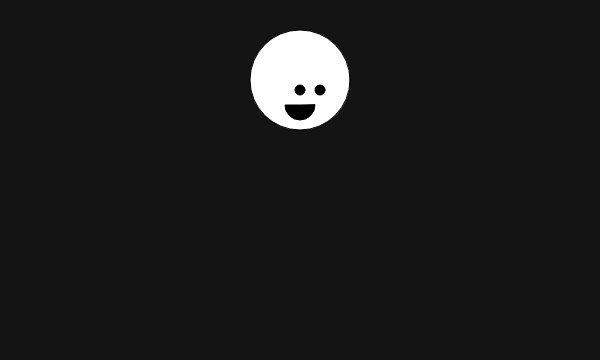
Frame 1 (no input)
Frame 60 (no input): identical to frame 1, image omitted
Frame 120 (the mouse pressed at the canvas centre since frame 60): identical to frame 1, image omitted

The p5.js sketch that drew this single still picture (run headless with seeded random() and noise() and a simulated clock; from frame 60 on, the mouse is pressed at the canvas centre):

// p5.js sketch
// ── sketch.js

function setup() {
  createCanvas(600, 360);
}

function draw() {
  background(20);
  //face
  fill(255);
  ellipse(300, 80, 100, 100);
  
  //eye 1
  fill(0);
  ellipse(300, 90, 10, 10);
  
  //eye 2
  ellipse(320, 90, 10, 10);
  
  //mouth
  // arc(300, 225, 30, 30, 0, radians(180), PIE);
  
  //mouth
    arc(300, 105, 30, 30, 0, radians(180), PIE);  
  
}
